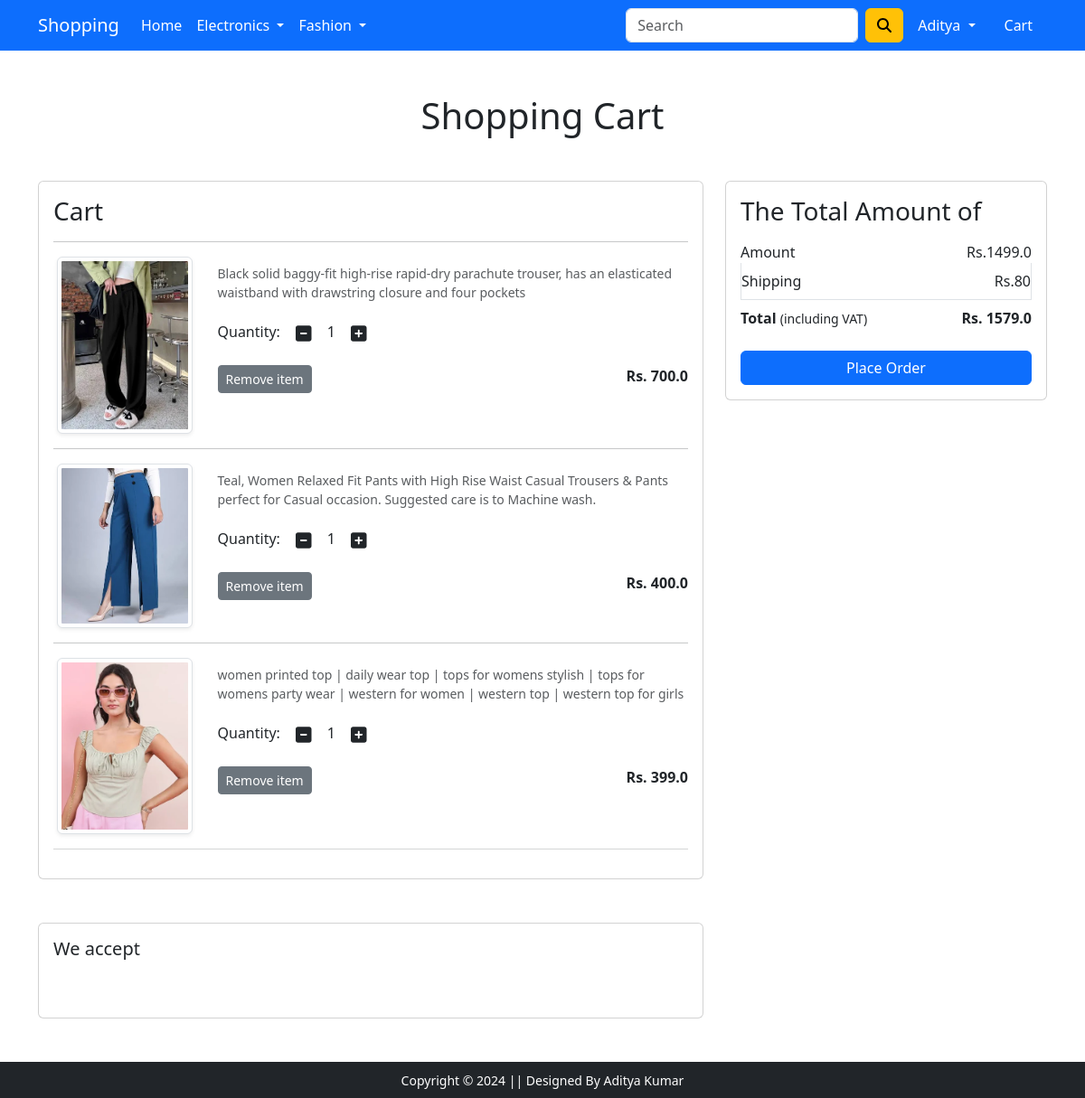
The app's page /cart/ (signed in) with its own data.
### app/models.py (models this page shows, shortened)
class Cart(models.Model):
    user= models.ForeignKey(User, on_delete=models.CASCADE)
    product =  models.ForeignKey(Product, on_delete=models.CASCADE)
    quantity = models.PositiveIntegerField(default=1)
    def __str__(self) -> str:
        return str(self.id)

class Product(models.Model):
    titel =models.CharField(max_length=100)
    selling_price=models.FloatField()
    discounted_price=models.FloatField()
    description=models.TextField()
    brand=models.CharField(max_length=100)
    category = models.CharField(choices=CATEGORY_CHOICES,max_length=2)
    product_image=models.ImageField(upload_to='productimg')

### app/views.py (the view)
# urls.py: path('cart/', show_cart, name='showcart'),
def show_cart(request):
    if request.user.is_authenticated:
        user = request.user
        cart = Cart.objects.filter(user=user)
        print("Cart Items:", cart)  # Debug print
        amount = 0.0
        shipping_amount = 80.0
        totalamount = 0.0
        cart_product = [p for p in Cart.objects.all() if p.user == user]
        print("Cart Products:", cart_product)  # Debug print
        if cart_product:
            for p in cart_product:
                tempamount = p.quantity * p.product.discounted_price
                amount += tempamount
            totalamount = amount + shipping_amount
        return render(request, 'app/addtocart.html', {'carts': cart, 'totalamount': totalamount, 'amount': amount})
    else:
        return redirect('/login')

### app/templates/app/addtocart.html (shortened to what this page needs)
{% extends 'app/base.html' %}
{% load static %}
{% block main-content %}
<div class="container my-5">
 <div class="row">
  <h1 class="text-center mb-5">Shopping Cart</h1>
  <div class="col-sm-8">
  <div class="card">
   <div class="card-body">
    <h3>Cart</h3>
    {% for cart in carts %}
    <hr>
    <div class="row">
     <div class="col-sm-3 text-center align-self-center">
       <img src="{{ cart.product.product_image.url }}" alt="" class="img-fluid img-thumbnail shadow-sm" height="150" width="150">
     </div>
     <div class="col-sm-9">
      <div>
       <p class="mb-2 text-muted small">{{ cart.product.description }}</p>
       <div class="my-3">
        <label for="quantity">Quantity:</label>
        <a class="minus-cart btn"><i class="fas fa-minus-square fa-lg"></i></a>
        <span id="quantity">{{ cart.quantity }}</span>
        <a class="plus-cart btn"><i class="fas fa-plus-square fa-lg"></i></a>
       </div>
       <div class="d-flex justify-content-between">
        <a href="#" class="btn btn-sm btn-secondary mr-3">Remove item</a>
        <p class="mb-0"><span><strong>Rs. {{ cart.product.discounted_price }}</strong></span></p>
       </div>
      </div>
     </div>
    </div>
    {% endfor %}
    <hr class="text-muted">
   </div>
   </div>
  </div>
  <div class="col-sm-4">
   <div class="card">
    <div class="card-body">
      <h3>The Total Amount of</h3>
      <ul class="list-group">
       <li class="list-group-item d-flex justify-content-between align-items-center border-0 px-0 pb-0">Amount<span>Rs.{{ amount }}</span></li>
       <li class="list-group-item d-flex justify-content-between align-items-center px-0">Shipping<span>Rs.80</span></li>
       <li class="list-group-item d-flex justify-content-between align-items-center border-0 px-0 mb-3">
        <div>
           <strong>Total</strong> <small>(including VAT)</small>
         </div>
         <span><strong>Rs. {{ totalamount }}</strong></span>
       </li>
      </ul>
      <div class="d-grid"><a href="{% url 'checkout' %}" class="btn btn-primary">Place Order</a></div>
    </div>
   </div>
  </div>
 </div>
</div>
<div class="container">
 <div class="row">
  <div class="col-sm-8">
   <div class="card">
    <div class="card-body">
      <h5 class="mb-4">We accept</h5>
    </div>
  </div>
  </div>
 </div>
</div>
{% endblock main-content %}

### app/templates/app/base.html (shortened to what this page needs)
<!doctype html>
{% load static %}
<html lang="en">
<head>
    <link href="https://cdn.jsdelivr.net/npm/bootstrap@5.3.3/dist/css/bootstrap.min.css" rel="stylesheet">
    <link rel="stylesheet" href="{% static 'app/css/owl.carousel.min.css' %}">
    <link rel="stylesheet" href="https://cdnjs.cloudflare.com/ajax/libs/font-awesome/6.0.0-beta3/css/all.min.css">
    <link rel="stylesheet" href="{% static 'app/css/style.css' %}">
</head>
<body>
    <nav class="navbar navbar-expand-lg navbar-dark bg-primary">
        <div class="container">
            <a class="navbar-brand" href="/">Shopping</a>
            <div class="collapse navbar-collapse" id="navbarSupportedContent">
                <ul class="navbar-nav me-auto mb-2 mb-lg-0">
                    <li class="nav-item">
                        <a class="nav-link active" aria-current="page" href="/">Home</a>
                    </li>
                    <li class="nav-item dropdown">
                        <a class="nav-link dropdown-toggle text-white" href="#" id="electronicsDropdown" role="button" data-bs-toggle="dropdown" aria-expanded="false">
                            Electronics
                        </a>
                    </li>
                    <li class="nav-item dropdown">
                        <a class="nav-link dropdown-toggle text-white" href="#" id="fashionDropdown" role="button" data-bs-toggle="dropdown" aria-expanded="false">
                            Fashion
                        </a>
                    </li>
                </ul>
                <form class="d-flex">
                    <input class="form-control me-2" type="search" placeholder="Search" aria-label="Search">
                    <button class="btn btn-warning" type="submit"><i class="fa-solid fa-magnifying-glass"></i></button>
                </form>
                <div>
                    <ul class="navbar-nav me-auto mb-2 mb-lg-0">
                        {% if request.user.is_authenticated %}
                            <li class="nav-item dropdown mx-2">
                                <a class="nav-link dropdown-toggle text-white" href="#" id="profileDropdown" role="button" data-bs-toggle="dropdown" aria-expanded="false">
                                    <span class='text-capitalize'>{{request.user}}</span>
                                </a>
                            </li>
                            <li class="nav-item mx-2">
                                <a href="{% url 'showcart' %}" class="nav-link text-white"> Cart</a>
                            </li>
                        {% endif %}
                    </ul>
                </div>
            </div>
        </div>
    </nav>
    {% block main-content %}{% endblock main-content %}
    <footer class="container-fluid bg-dark text-center p-2 mt-5">
        <small class="text-white">Copyright &copy; 2024 || Designed By Aditya Kumar</small>
    </footer>
</body>
</html>

### records on screen
Cart: product.product_image (picture), product.description "Black solid baggy-fit high-rise rapid-dry parachute trouser, has an elasticated waistband with drawstring closure and four pockets", quantity "1", product.discounted_price "700.0"
Cart: product.product_image (picture), product.description "Teal, Women Relaxed Fit Pants with High Rise Waist Casual Trousers & Pants perfect for Casual occasion. Suggested care is to Machine wash.", quantity "1", product.discounted_price "400.0"
Cart: product.product_image (picture), product.description "women printed top | daily wear top | tops for womens stylish | tops for womens party wear | western for women | western top | western top for girls", quantity "1", product.discounted_price "399.0"

### other values on screen
{{ request.user }} "Aditya"
{{ amount }} "1499.0"
{{ totalamount }} "1579.0"
